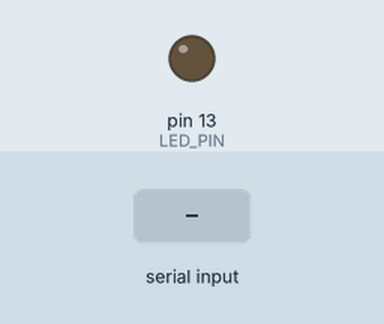
Bench run of a sketch on a simulated Arduino Uno, built with avr-gcc and run on an emulated ATmega328P. On the bench: output pins drawn as LEDs (lit = HIGH). Inputs (shaded band) come from the test bench.

Above: at 1.2 s.
1.3 s: "1\n" received over Serial
Timing chart, 0 to 4.3 s (numbered marks = the images above; inputs shaded):
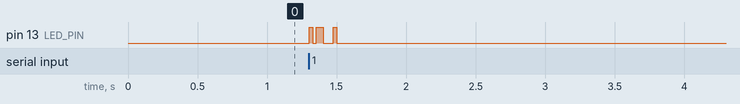

Measured:
- after the input at 1.3 s, pin 13 (LED_PIN): alternates HIGH for 0.03 s and LOW for 0.05 s, 6 changes in all, then stays LOW, starting at once

The sketch:

transmit.ino
```cpp
#define LED_PIN 13

char encodedText[21];  // 20 characters max, +1 for null terminator

void setup() {
    pinMode(LED_PIN, OUTPUT);
    Serial.begin(9600);  // start the serial communication
    while (!Serial);     // wait for the serial port to connect

    // Serial.println("Enter the text to be encoded (max 20 characters):");
}

void loop() {
    int index = 0;
    while (true) {
        if (Serial.available() > 0) {
            char ch = Serial.read();
            if (ch == '\n' || ch == '\r' || index >= 20) {
                encodedText[index] = '\0';  // null terminate the string
                break;
            }
            encodedText[index++] = ch;
        }
    }

    int textLength = index;  // now we directly know the length of the entered text
    int asciiValues[20];
    int currentValue;
    int binaryRepresentation[8];

    for (int i = 0; i < textLength; i++) {
        asciiValues[i] = int(encodedText[i]);
    }

    for (int n = 0; n < textLength; n++) {
        currentValue = asciiValues[n];
        int intermediateBin[8];
        int reorderedBin[8];

        for (int z = 0; z < 8; z++) {
            intermediateBin[z] = currentValue % 2;
            currentValue = currentValue / 2;
        }

        for (int j = 7; j >= 0; j--) {
            reorderedBin[7 - j] = intermediateBin[j];
        }

        for (int p = 0; p < 8; p++) {
            if (reorderedBin[p] == 1) {
                binaryRepresentation[p] = HIGH;
            } else {
                binaryRepresentation[p] = LOW;
            }
        }

        binaryRepresentation[0] = HIGH;

        for (int i = 0; i < 8; i++) {
            digitalWrite(LED_PIN, binaryRepresentation[i]);
            delay(25);
        }

        digitalWrite(LED_PIN, LOW);
        delay(50);
    }
}
```
